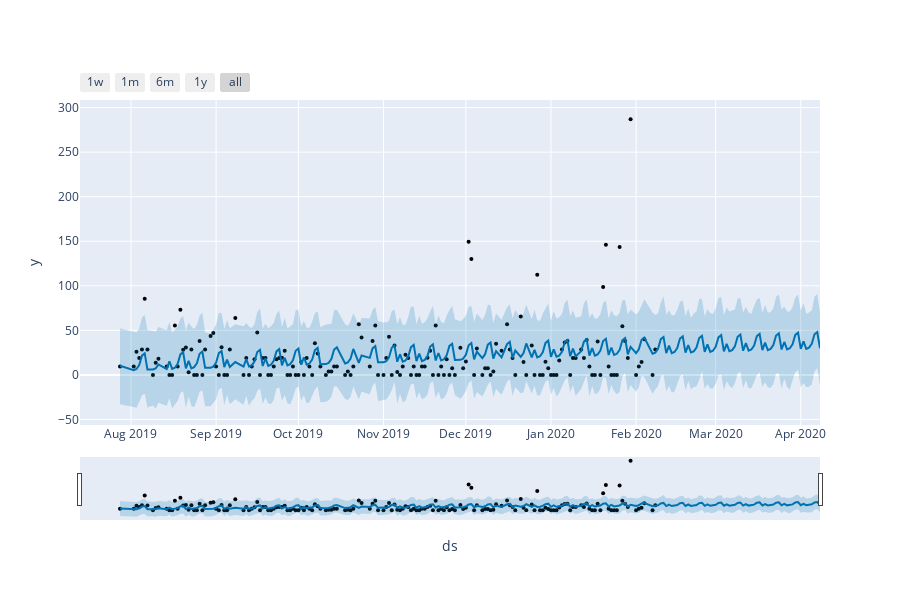

Notebook code for this chart:
### Code cell
from fbprophet.plot import plot_plotly, plot_components_plotly

plot_plotly(m, forecast)

### Figure 1 — Plotly figure (JSON) as saved in the notebook; plotly's stock layout.template omitted (floating-point values rounded to 4 significant figures; data arrays with more than 128 entries replaced by an {"elided": "..."} marker saying what was removed)
{"data": [{"marker": {"color": "black", "size": 4}, "mode": "markers", "name": "Actual", "type": "scatter", "x": {"elided": "168 str values"}, "y": {"elided": "168 float values"}}, {"hoverinfo": "skip", "line": {"width": 0}, "mode": "lines", "type": "scatter", "x": {"elided": "228 str values"}, "y": {"elided": "228 float values"}}, {"fill": "tonexty", "fillcolor": "rgba(0, 114, 178, 0.2)", "line": {"color": "#0072B2", "width": 2}, "mode": "lines", "name": "Predicted", "type": "scatter", "x": {"elided": "228 str values"}, "y": {"elided": "228 float values"}}, {"fill": "tonexty", "fillcolor": "rgba(0, 114, 178, 0.2)", "hoverinfo": "skip", "line": {"width": 0}, "mode": "lines", "type": "scatter", "x": {"elided": "228 str values"}, "y": {"elided": "228 float values"}}], "layout": {"height": 600, "showlegend": false, "width": 900, "xaxis": {"rangeselector": {"buttons": [{"count": 7, "label": "1w", "step": "day", "stepmode": "backward"}, {"count": 1, "label": "1m", "step": "month", "stepmode": "backward"}, {"count": 6, "label": "6m", "step": "month", "stepmode": "backward"}, {"count": 1, "label": "1y", "step": "year", "stepmode": "backward"}, {"step": "all"}]}, "rangeslider": {"visible": true}, "title": {"text": "ds"}, "type": "date"}, "yaxis": {"title": {"text": "y"}}}}
